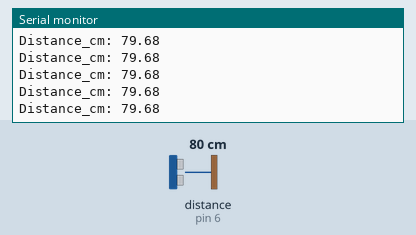
Simulated run of this sketch. Board: Arduino Uno, built with avr-gcc and run on an emulated ATmega328P. On the bench: the last lines printed to the serial monitor. Wiring (inferred from the names in the program): ultrasonic range finder: trigger pin 7; echo pin 6. Inputs (shaded band) come from the test bench; at power-on: distance to the obstacle (sensor on pin 6) 80 cm. The echo pulse lasts 58.3 µs per cm.

Above: at 1.7 s.
1.8 s: distance to the obstacle (sensor on pin 6) set to 2 cm
At 2.1 s:
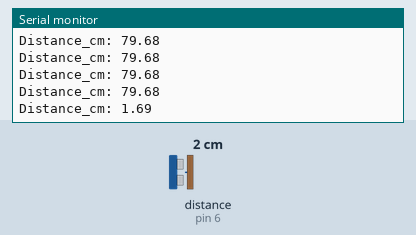
3.3 s: distance to the obstacle (sensor on pin 6) set to 4 cm
At 3.33 s:
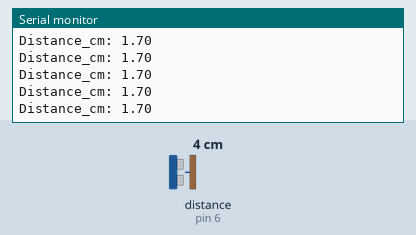
Timing chart, 0 to 6.3 s (numbered marks = the images above; inputs shaded):
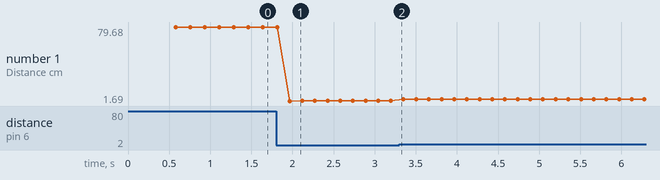

Measured:
- after the input at 1.8 s, the serial monitor: prints a new line after 0.17 s (image 1)
- plotted number 1: 79.68 → 1.7 after the input at 1.8 s, 1.7 → 3.69 after the input at 3.3 s

The sketch:

ultrasonicTest.ino
```cpp
// Ultrasonic cart position test
// Echo = 6
// Trig = 7

const int ECHO_PIN = 6;
const int TRIG_PIN = 7;

// change if needed
const unsigned long TIMEOUT_US = 30000UL;   // about 5 m max
const int SAMPLES = 5;

float readDistanceCmOnce() {
  // clean trigger
  digitalWrite(TRIG_PIN, LOW);
  delayMicroseconds(3);

  // 10 us trigger pulse
  digitalWrite(TRIG_PIN, HIGH);
  delayMicroseconds(10);
  digitalWrite(TRIG_PIN, LOW);

  unsigned long duration = pulseIn(ECHO_PIN, HIGH, TIMEOUT_US);

  if (duration == 0) {
    return -1.0f;   // timeout
  }

  // speed of sound: distance cm = duration * 0.0343 / 2
  return duration * 0.01715f;
}

float readDistanceCmFiltered() {
  float sum = 0.0f;
  int good = 0;

  for (int i = 0; i < SAMPLES; i++) {
    float d = readDistanceCmOnce();
    if (d > 0.0f) {
      sum += d;
      good++;
    }
    delay(10);
  }

  if (good == 0) return -1.0f;
  return sum / good;
}

void setup() {
  pinMode(TRIG_PIN, OUTPUT);
  pinMode(ECHO_PIN, INPUT);

  digitalWrite(TRIG_PIN, LOW);

  Serial.begin(115200);
  delay(500);

  Serial.println("Ultrasonic cart position test");
  Serial.println("Move cart to each endpoint and record distance in cm");
}

void loop() {
  float d = readDistanceCmFiltered();

  if (d < 0.0f) {
    Serial.println("No echo");
  } else {
    Serial.print("Distance_cm: ");
    Serial.println(d, 2);
  }

  delay(100);
}
```
